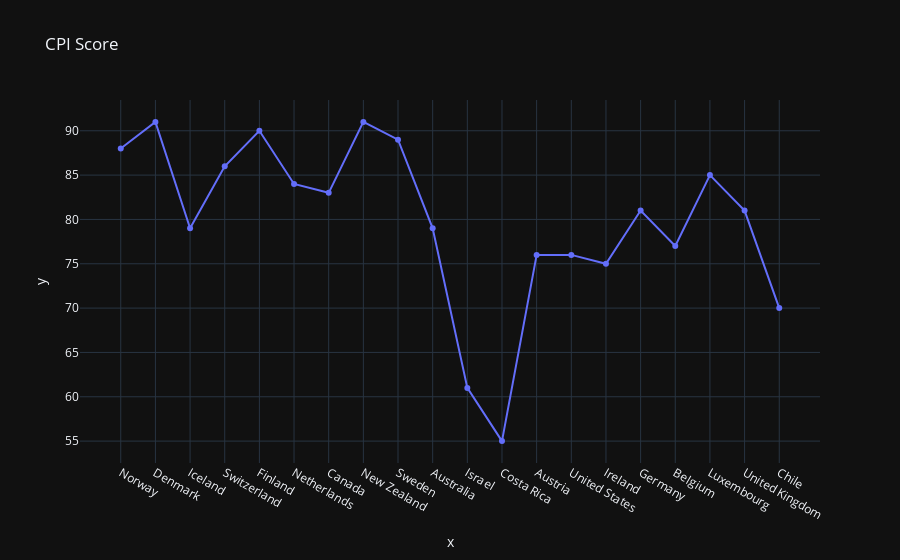

Notebook code for this chart:
### Code cell
fig = px.line(
    x = df['Country'][:20],
    y = df['cpi_score'][:20],
    title = 'CPI Score',
    template = 'plotly_dark',
    markers = True
)

fig.show()

### Figure 1 — Plotly figure (JSON) as saved in the notebook; plotly's stock layout.template omitted (floating-point values rounded to 4 significant figures)
{"data": [{"hovertemplate": "x=%{x}<br>y=%{y}<extra></extra>", "legendgroup": "", "line": {"color": "#636efa", "dash": "solid"}, "marker": {"symbol": "circle"}, "mode": "lines+markers", "name": "", "orientation": "v", "showlegend": false, "type": "scatter", "x": ["Norway", "Denmark", "Iceland", "Switzerland", "Finland", "Netherlands", "Canada", "New Zealand", "Sweden", "Australia", "Israel", "Costa Rica", "Austria", "United States", "Ireland", "Germany", "Belgium", "Luxembourg", "United Kingdom", "Chile"], "xaxis": "x", "y": [88, 91, 79, 86, 90, 84, 83, 91, 89, 79, 61, 55, 76, 76, 75, 81, 77, 85, 81, 70], "yaxis": "y"}], "layout": {"legend": {"tracegroupgap": 0}, "title": {"text": "CPI Score"}, "xaxis": {"anchor": "y", "domain": [0, 1], "title": {"text": "x"}}, "yaxis": {"anchor": "x", "domain": [0, 1], "title": {"text": "y"}}}}
